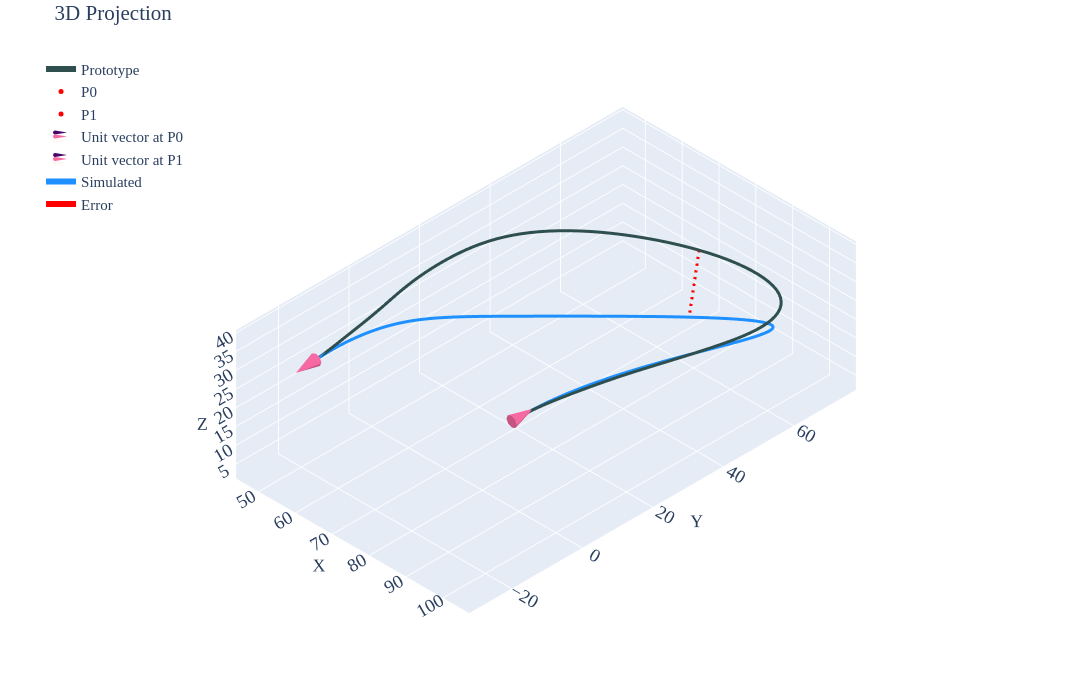

The notebook cell this image was saved under:
### Code cell
#| label: p1c3

gravity_looper(psit=1,case=3,youngs_modulus=0.0028874,pfix='new-youngsmod\\')
